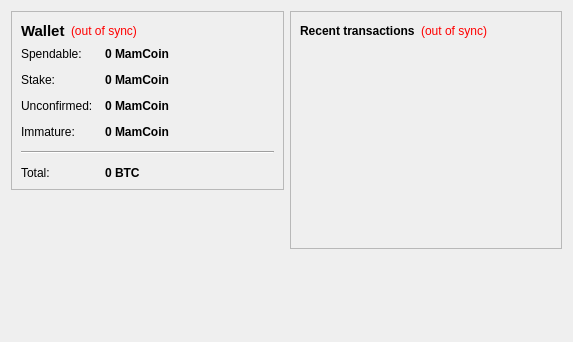
<?xml version="1.0" encoding="UTF-8"?>
<ui version="4.0">
 <class>OverviewPage</class>
 <widget class="QWidget" name="OverviewPage">
  <property name="geometry">
   <rect>
    <x>0</x>
    <y>0</y>
    <width>573</width>
    <height>342</height>
   </rect>
  </property>
  <property name="windowTitle">
   <string>Form</string>
  </property>
  <layout class="QHBoxLayout" name="horizontalLayout" stretch="1,1">
   <item>
    <layout class="QVBoxLayout" name="verticalLayout_2">
     <item>
      <widget class="QFrame" name="frame">
       <property name="frameShape">
        <enum>QFrame::StyledPanel</enum>
       </property>
       <property name="frameShadow">
        <enum>QFrame::Raised</enum>
       </property>
       <layout class="QVBoxLayout" name="verticalLayout_4">
        <item>
         <layout class="QHBoxLayout" name="horizontalLayout_4">
          <item>
           <widget class="QLabel" name="label_5">
            <property name="font">
             <font>
              <pointsize>11</pointsize>
              <weight>75</weight>
              <bold>true</bold>
             </font>
            </property>
            <property name="text">
             <string>Wallet</string>
            </property>
           </widget>
          </item>
          <item>
           <widget class="QLabel" name="labelWalletStatus">
            <property name="toolTip">
             <string>The displayed information may be out of date. Your wallet automatically synchronizes with the MamCoin network after a connection is established, but this process has not completed yet.</string>
            </property>
            <property name="styleSheet">
             <string notr="true">QLabel { color: red; }</string>
            </property>
            <property name="text">
             <string notr="true">(out of sync)</string>
            </property>
            <property name="alignment">
             <set>Qt::AlignLeading|Qt::AlignLeft|Qt::AlignVCenter</set>
            </property>
           </widget>
          </item>
          <item>
           <spacer name="horizontalSpacer_2">
            <property name="orientation">
             <enum>Qt::Horizontal</enum>
            </property>
            <property name="sizeHint" stdset="0">
             <size>
              <width>40</width>
              <height>20</height>
             </size>
            </property>
           </spacer>
          </item>
         </layout>
        </item>
        <item>
         <layout class="QFormLayout" name="formLayout_2">
          <property name="fieldGrowthPolicy">
           <enum>QFormLayout::AllNonFixedFieldsGrow</enum>
          </property>
          <property name="horizontalSpacing">
           <number>12</number>
          </property>
          <property name="verticalSpacing">
           <number>12</number>
          </property>
          <item row="0" column="0">
           <widget class="QLabel" name="label">
            <property name="text">
             <string>Spendable:</string>
            </property>
           </widget>
          </item>
          <item row="0" column="1">
           <widget class="QLabel" name="labelBalance">
            <property name="font">
             <font>
              <weight>75</weight>
              <bold>true</bold>
             </font>
            </property>
            <property name="cursor">
             <cursorShape>IBeamCursor</cursorShape>
            </property>
            <property name="toolTip">
             <string>Your current spendable balance</string>
            </property>
            <property name="text">
             <string notr="true">0 MamCoin</string>
            </property>
            <property name="textInteractionFlags">
             <set>Qt::LinksAccessibleByMouse|Qt::TextSelectableByKeyboard|Qt::TextSelectableByMouse</set>
            </property>
           </widget>
          </item>
          <item row="1" column="0">
           <widget class="QLabel" name="label_6">
            <property name="text">
             <string>Stake:</string>
            </property>
           </widget>
          </item>
          <item row="1" column="1">
           <widget class="QLabel" name="labelStake">
            <property name="font">
             <font>
              <weight>75</weight>
              <bold>true</bold>
             </font>
            </property>
            <property name="cursor">
             <cursorShape>IBeamCursor</cursorShape>
            </property>
            <property name="toolTip">
             <string>Total of coins that was staked, and do not yet count toward the current balance</string>
            </property>
            <property name="text">
             <string notr="true">0 MamCoin</string>
            </property>
            <property name="textInteractionFlags">
             <set>Qt::LinksAccessibleByMouse|Qt::TextSelectableByKeyboard|Qt::TextSelectableByMouse</set>
            </property>
           </widget>
          </item>
          <item row="2" column="0">
           <widget class="QLabel" name="label_3">
            <property name="text">
             <string>Unconfirmed:</string>
            </property>
           </widget>
          </item>
          <item row="2" column="1">
           <widget class="QLabel" name="labelUnconfirmed">
            <property name="font">
             <font>
              <weight>75</weight>
              <bold>true</bold>
             </font>
            </property>
            <property name="cursor">
             <cursorShape>IBeamCursor</cursorShape>
            </property>
            <property name="toolTip">
             <string>Total of transactions that have yet to be confirmed, and do not yet count toward the current balance</string>
            </property>
            <property name="text">
             <string notr="true">0 MamCoin</string>
            </property>
            <property name="textInteractionFlags">
             <set>Qt::LinksAccessibleByMouse|Qt::TextSelectableByKeyboard|Qt::TextSelectableByMouse</set>
            </property>
           </widget>
          </item>
          <item row="3" column="0">
           <widget class="QLabel" name="labelImmatureText">
            <property name="text">
             <string>Immature:</string>
            </property>
           </widget>
          </item>
          <item row="3" column="1">
           <widget class="QLabel" name="labelImmature">
            <property name="font">
             <font>
              <weight>75</weight>
              <bold>true</bold>
             </font>
            </property>
            <property name="toolTip">
             <string>Mined balance that has not yet matured</string>
            </property>
            <property name="text">
             <string notr="true">0 MamCoin</string>
            </property>
            <property name="textInteractionFlags">
             <set>Qt::LinksAccessibleByMouse|Qt::TextSelectableByKeyboard|Qt::TextSelectableByMouse</set>
            </property>
           </widget>
          </item>
          <item row="4" column="0" colspan="2">
           <widget class="Line" name="line">
            <property name="orientation">
             <enum>Qt::Horizontal</enum>
            </property>
           </widget>
          </item>
          <item row="5" column="0">
           <widget class="QLabel" name="labelTotalText">
            <property name="text">
             <string>Total:</string>
            </property>
           </widget>
          </item>
          <item row="5" column="1">
           <widget class="QLabel" name="labelTotal">
            <property name="font">
             <font>
              <weight>75</weight>
              <bold>true</bold>
             </font>
            </property>
            <property name="cursor">
             <cursorShape>IBeamCursor</cursorShape>
            </property>
            <property name="toolTip">
             <string>Your current total balance</string>
            </property>
            <property name="text">
             <string notr="true">0 BTC</string>
            </property>
            <property name="textInteractionFlags">
             <set>Qt::LinksAccessibleByMouse|Qt::TextSelectableByKeyboard|Qt::TextSelectableByMouse</set>
            </property>
           </widget>
          </item>
         </layout>
        </item>
       </layout>
      </widget>
     </item>
     <item>
      <spacer name="verticalSpacer_3">
       <property name="orientation">
        <enum>Qt::Vertical</enum>
       </property>
       <property name="sizeHint" stdset="0">
        <size>
         <width>20</width>
         <height>40</height>
        </size>
       </property>
      </spacer>
     </item>
     <item>
      <widget class="QLabel" name="label_2">
       <property name="text">
        <string/>
       </property>
       <property name="pixmap">
        <pixmap resource="../bitcoin.qrc">:/images/backg</pixmap>
       </property>
       <property name="scaledContents">
        <bool>false</bool>
       </property>
       <property name="alignment">
        <set>Qt::AlignCenter</set>
       </property>
      </widget>
     </item>
     <item>
      <spacer name="verticalSpacer">
       <property name="orientation">
        <enum>Qt::Vertical</enum>
       </property>
       <property name="sizeHint" stdset="0">
        <size>
         <width>20</width>
         <height>40</height>
        </size>
       </property>
      </spacer>
     </item>
    </layout>
   </item>
   <item>
    <layout class="QVBoxLayout" name="verticalLayout_3">
     <item>
      <widget class="QFrame" name="frame_2">
       <property name="frameShape">
        <enum>QFrame::StyledPanel</enum>
       </property>
       <property name="frameShadow">
        <enum>QFrame::Raised</enum>
       </property>
       <layout class="QVBoxLayout" name="verticalLayout">
        <item>
         <layout class="QHBoxLayout" name="horizontalLayout_2">
          <item>
           <widget class="QLabel" name="label_4">
            <property name="text">
             <string>&lt;b&gt;Recent transactions&lt;/b&gt;</string>
            </property>
           </widget>
          </item>
          <item>
           <widget class="QLabel" name="labelTransactionsStatus">
            <property name="toolTip">
             <string>The displayed information may be out of date. Your wallet automatically synchronizes with the MamCoin network after a connection is established, but this process has not completed yet.</string>
            </property>
            <property name="styleSheet">
             <string notr="true">QLabel { color: red; }</string>
            </property>
            <property name="text">
             <string notr="true">(out of sync)</string>
            </property>
            <property name="alignment">
             <set>Qt::AlignRight|Qt::AlignTrailing|Qt::AlignVCenter</set>
            </property>
           </widget>
          </item>
          <item>
           <spacer name="horizontalSpacer">
            <property name="orientation">
             <enum>Qt::Horizontal</enum>
            </property>
            <property name="sizeHint" stdset="0">
             <size>
              <width>40</width>
              <height>20</height>
             </size>
            </property>
           </spacer>
          </item>
         </layout>
        </item>
        <item>
         <widget class="QListView" name="listTransactions">
          <property name="styleSheet">
           <string notr="true">QListView { background: transparent; }</string>
          </property>
          <property name="frameShape">
           <enum>QFrame::NoFrame</enum>
          </property>
          <property name="verticalScrollBarPolicy">
           <enum>Qt::ScrollBarAlwaysOff</enum>
          </property>
          <property name="horizontalScrollBarPolicy">
           <enum>Qt::ScrollBarAlwaysOff</enum>
          </property>
          <property name="selectionMode">
           <enum>QAbstractItemView::NoSelection</enum>
          </property>
         </widget>
        </item>
       </layout>
      </widget>
     </item>
     <item>
      <spacer name="verticalSpacer_2">
       <property name="orientation">
        <enum>Qt::Vertical</enum>
       </property>
       <property name="sizeHint" stdset="0">
        <size>
         <width>20</width>
         <height>40</height>
        </size>
       </property>
      </spacer>
     </item>
    </layout>
   </item>
  </layout>
 </widget>
 <resources>
  <include location="../bitcoin.qrc"/>
 </resources>
 <connections/>
</ui>
